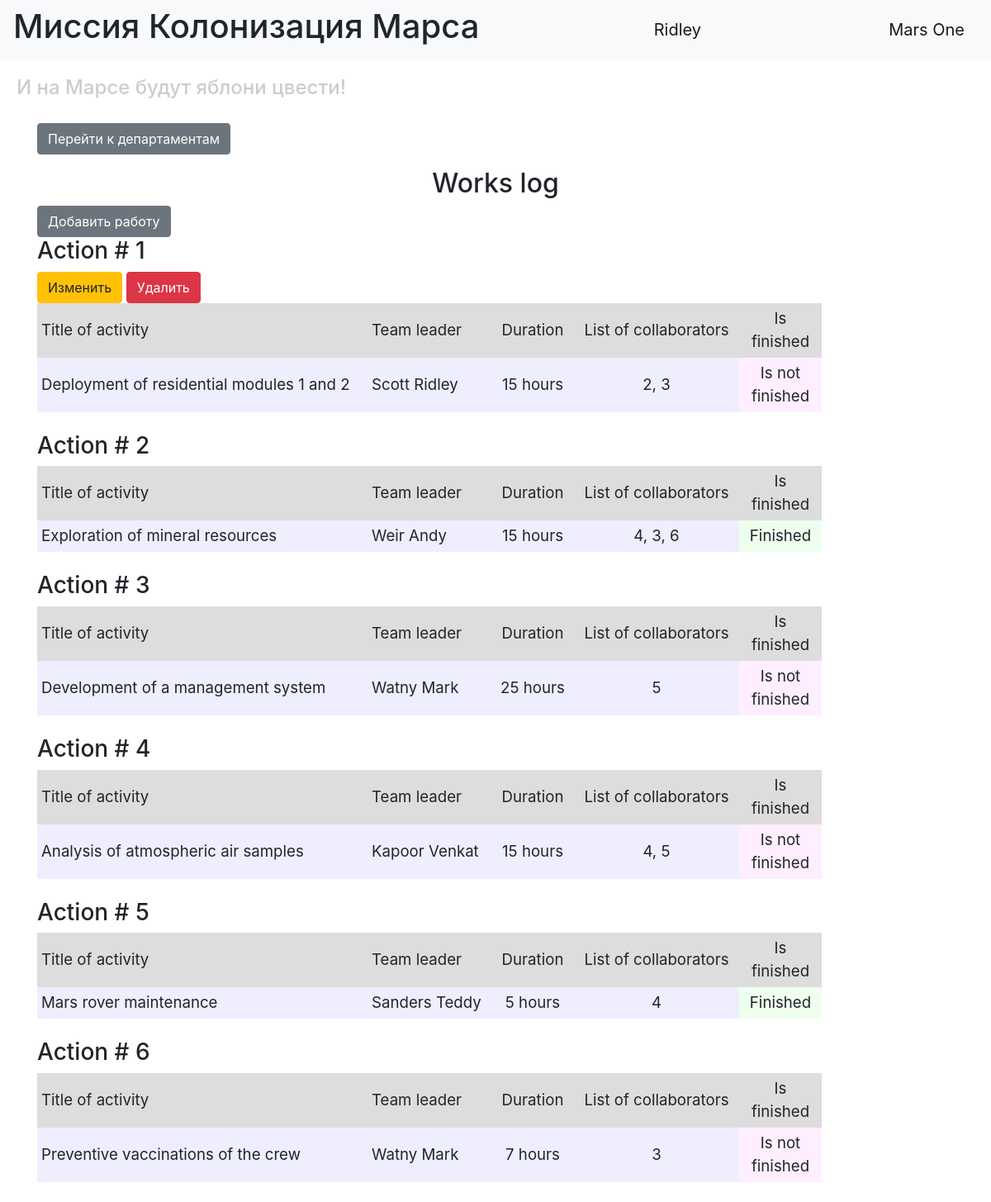
The page / (signed in) on the database its author committed.
### backend/data/users.py (models this page shows, shortened)
class User(SqlAlchemyBase, UserMixin):
    __tablename__ = "users"
    id = sqlalchemy.Column(sqlalchemy.Integer, primary_key=True, autoincrement=True)
    surname = sqlalchemy.Column(sqlalchemy.String, nullable=True)
    name = sqlalchemy.Column(sqlalchemy.String, nullable=True)
    age = sqlalchemy.Column(sqlalchemy.Integer, nullable=True)
    position = sqlalchemy.Column(sqlalchemy.String, nullable=True)
    speciality = sqlalchemy.Column(sqlalchemy.String, nullable=True)
    address = sqlalchemy.Column(sqlalchemy.String, nullable=True)
    email = sqlalchemy.Column(sqlalchemy.String, index=True, unique=True, nullable=True)
    hashed_password = sqlalchemy.Column(sqlalchemy.String, nullable=True)
    modified_date = sqlalchemy.Column(
        sqlalchemy.DateTime, default=datetime.datetime.now
    )
    jobs = relationship("Jobs", back_populates="user")
    departaments = relationship("Departament", back_populates="user")

### backend/data/jobs.py (models this page shows)
class Jobs(SqlAlchemyBase):
    __tablename__ = "jobs"
    id = sqlalchemy.Column(sqlalchemy.Integer, primary_key=True, autoincrement=True)
    job = sqlalchemy.Column(sqlalchemy.String, nullable=True)
    work_size = sqlalchemy.Column(sqlalchemy.Integer, nullable=True, default=0)
    collaborators = sqlalchemy.Column(sqlalchemy.String, nullable=True)
    start_date = sqlalchemy.Column(sqlalchemy.DateTime, default=datetime.datetime.now)
    end_date = sqlalchemy.Column(sqlalchemy.DateTime, default=datetime.datetime.now)
    is_finished = sqlalchemy.Column(sqlalchemy.Boolean, default=True)
    team_leader = sqlalchemy.Column(
        sqlalchemy.Integer, sqlalchemy.ForeignKey("users.id")
    )
    user = orm.relationship("User")

### main.py (the view)
@app.route("/")
def index():
    session = db_session.create_session()
    jobs = session.query(Jobs).all()
    users = session.query(User).all()
    names = {name.id: (name.surname, name.name) for name in users}
    return render_template("index.html", jobs=jobs, names=names, title="Список работ")

### backend/data/db_session.py (called while the page is built)
def create_session() -> Session:
    global __factory
    return __factory()

### main.py (called while the page is built)
@login_manager.user_loader
def load_user(user_id):
    db_sess = db_session.create_session()
    return db_sess.get(User, user_id)

### templates/index.html (shortened to what this page needs)
{% extends "base.html" %}
{% block content %}
<p>
    <a href="/departaments" class="btn btn-secondary">
        Перейти к департаментам
    </a>
</p>
<h2 align="center">Works log</h2>
{% if current_user.is_authenticated %}
    <a href="jobs" class="btn btn-secondary">Добавить работу</a>
{% endif %}
{% for job in jobs %}
<h3>Action # {{ job.id }}</h3>
<div class="table_container">
    <table class="my_table">
        <tr class="my_row">
            <td class="title" width="400px" bgcolor="#dddddd">Title of activity</td>
            <td class="title" width="150px" bgcolor="#dddddd">Team leader</td>
            <td class="title" width="100px" bgcolor="#dddddd" align="center">Duration</td>
            <td class="title" width="200px" bgcolor="#dddddd" align="center">List of collaborators</td>
            <td class="title" width="100px" bgcolor="#dddddd" align="center">Is finished</td>
        </tr>
        <tr class="my_row">
            <td class="ordinary" bgcolor="#eeeeff">{{ job.job.capitalize() }}</td>
            <td class="ordinary" bgcolor="#eeeeff">{{ names[job.team_leader][0] }} {{ names[job.team_leader][1] }}</td>
            <td class="ordinary" bgcolor="#eeeeff" align="center">{{ job.work_size }} hours</td>
            <td class="ordinary" bgcolor="#eeeeff" align="center">{{ job.collaborators }}</td>
            {% if job.is_finished %}
            <td class="ordinary" bgcolor="#eeffee" align="center">Finished</td>
            {% else %}
            <td class="ordinary" bgcolor="#ffeeff" align="center">Is not finished</td>
            {% endif %}
        </tr>
        <tr>
            {% if current_user.is_authenticated and current_user == job.user %}
                <div>
                    <a href="/jobs/{{ job.id }}" class="btn btn-warning">
                        Изменить
                    </a>
                    <a href="/jobs_delete/{{ job.id }}" class="btn btn-danger">
                        Удалить
                    </a>
                </div>
            {% endif %}
        </tr>
    </table>
</div>
<br>
{% endfor %}
{% endblock %}

### templates/base.html (shortened to what this page needs)
<!DOCTYPE html>
<html lang="en">
<head>
    <link rel="stylesheet" href="https://stackpath.bootstrapcdn.com/bootstrap/4.4.1/css/bootstrap.min.css">
    <link rel="stylesheet" type="text/css" href="../static/css/style.css" />
</head>
  <body>
    <header>
      <nav class="navbar navbar-light bg-light">
          <h1>Миссия Колонизация Марса</h1>
          {% if current_user.is_authenticated %}
              <a class="navbar-brand" href="/logout">{{ current_user.name }}</a>
          {% else %}
              <p>
                  <a class="btn btn-primary " href="/register">Зарегистрироваться</a>
                  <a class="btn btn-success" href="/login">Войти</a>
              </p>
          {% endif %}
        <a class="navbar-brand" href="#">Mars One</a>
      </nav>
        <h4>И на Марсе будут яблони цвести!</h4>
    </header>
    <main role="main" class="container">
        {% block content %}{% endblock %}
    </main>
  </body>
</html>

### static/css/style.css (style rules this page uses)
td.title { background-color: "#dddddd"; text-align: "center"; font-size: 14pt; padding: 5px; }
td.ordinary { background-color: "#eeeeff"; text-align: "center"; font-size: 14pt; padding: 5px; }
h4 { color: #cccccc; padding: 20px; }
p { font-size: 14pt; }

### rows shown on the page
User: name "Ridley"
Jobs: id "1", job "Deployment of residential modules 1 and 2", team_leader.surname "Scott", team_leader.name "Ridley", work_size "15", collaborators "2, 3", is_finished "Is not finished"
Jobs: id "2", job "Exploration of mineral resources", team_leader.surname "Weir", team_leader.name "Andy", work_size "15", collaborators "4, 3, 6", is_finished "Finished"
Jobs: id "3", job "Development of a management system", team_leader.surname "Watny", team_leader.name "Mark", work_size "25", collaborators "5", is_finished "Is not finished"
Jobs: id "4", job "Analysis of atmospheric air samples", team_leader.surname "Kapoor", team_leader.name "Venkat", work_size "15", collaborators "4, 5", is_finished "Is not finished"
Jobs: id "5", job "Mars rover maintenance", team_leader.surname "Sanders", team_leader.name "Teddy", work_size "5", collaborators "4", is_finished "Finished"
Jobs: id "6", job "Preventive vaccinations of the crew", team_leader.surname "Watny", team_leader.name "Mark", work_size "7", collaborators "3", is_finished "Is not finished"
